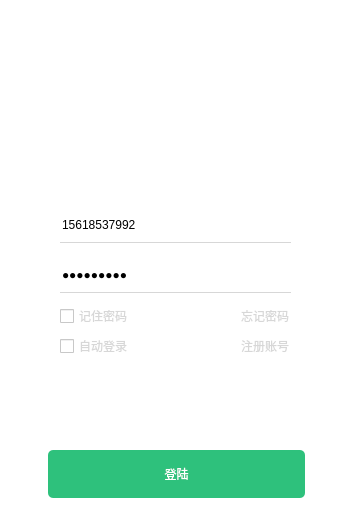
<?xml version="1.0" encoding="UTF-8"?>
<ui version="4.0">
 <class>LoginWidget</class>
 <widget class="QWidget" name="LoginWidget">
  <property name="geometry">
   <rect>
    <x>0</x>
    <y>0</y>
    <width>348</width>
    <height>520</height>
   </rect>
  </property>
  <property name="minimumSize">
   <size>
    <width>348</width>
    <height>520</height>
   </size>
  </property>
  <property name="maximumSize">
   <size>
    <width>348</width>
    <height>520</height>
   </size>
  </property>
  <property name="windowTitle">
   <string>6盘</string>
  </property>
  <property name="styleSheet">
   <string notr="true">background:rgb(255, 255, 255);
</string>
  </property>
  <widget class="QLabel" name="TitleIcon">
   <property name="geometry">
    <rect>
     <x>90</x>
     <y>0</y>
     <width>167</width>
     <height>167</height>
    </rect>
   </property>
   <property name="styleSheet">
    <string notr="true"/>
   </property>
   <property name="text">
    <string/>
   </property>
   <property name="pixmap">
    <pixmap resource="../resource.qrc">:/image/assets/icon_83.5@2x.png</pixmap>
   </property>
  </widget>
  <widget class="QLineEdit" name="userEdit">
   <property name="geometry">
    <rect>
     <x>60</x>
     <y>210</y>
     <width>231</width>
     <height>30</height>
    </rect>
   </property>
   <property name="focusPolicy">
    <enum>Qt::StrongFocus</enum>
   </property>
   <property name="styleSheet">
    <string notr="true">background:transparent;
border-width:0;
border-style:outset;</string>
   </property>
   <property name="text">
    <string>15618537992</string>
   </property>
  </widget>
  <widget class="QLineEdit" name="passwordEdit">
   <property name="geometry">
    <rect>
     <x>60</x>
     <y>260</y>
     <width>231</width>
     <height>30</height>
    </rect>
   </property>
   <property name="styleSheet">
    <string notr="true">background:transparent;border-width:0;border-style:outset</string>
   </property>
   <property name="text">
    <string>woshishei</string>
   </property>
   <property name="echoMode">
    <enum>QLineEdit::Password</enum>
   </property>
  </widget>
  <widget class="QLabel" name="label">
   <property name="geometry">
    <rect>
     <x>60</x>
     <y>242</y>
     <width>231</width>
     <height>1</height>
    </rect>
   </property>
   <property name="styleSheet">
    <string notr="true">background-color:rgb(215,215,215)</string>
   </property>
   <property name="text">
    <string/>
   </property>
  </widget>
  <widget class="QLabel" name="label_2">
   <property name="geometry">
    <rect>
     <x>60</x>
     <y>292</y>
     <width>231</width>
     <height>1</height>
    </rect>
   </property>
   <property name="styleSheet">
    <string notr="true">background-color:rgb(215,215,215)</string>
   </property>
   <property name="text">
    <string/>
   </property>
  </widget>
  <widget class="QWidget" name="layoutWidget">
   <property name="geometry">
    <rect>
     <x>60</x>
     <y>330</y>
     <width>271</width>
     <height>32</height>
    </rect>
   </property>
   <layout class="QHBoxLayout" name="horizontalLayout_2">
    <item>
     <widget class="QCheckBox" name="autoLogin">
      <property name="styleSheet">
       <string notr="true">color:rgb(215,215,215);</string>
      </property>
      <property name="text">
       <string>自动登录</string>
      </property>
     </widget>
    </item>
    <item>
     <widget class="QPushButton" name="regis">
      <property name="focusPolicy">
       <enum>Qt::NoFocus</enum>
      </property>
      <property name="styleSheet">
       <string notr="true">background:transparent;
border-width:0;
border-style:outset;
color:rgb(215,215,215);</string>
      </property>
      <property name="text">
       <string>注册账号</string>
      </property>
     </widget>
    </item>
   </layout>
  </widget>
  <widget class="QPushButton" name="Login">
   <property name="geometry">
    <rect>
     <x>48</x>
     <y>450</y>
     <width>257</width>
     <height>48</height>
    </rect>
   </property>
   <property name="styleSheet">
    <string notr="true">background:rgb(46, 193, 124);
border:none;
color:rgb(255, 255, 255);
border:1px rgb(255, 255, 255);
border-radius:5px;
</string>
   </property>
   <property name="text">
    <string>登陆</string>
   </property>
  </widget>
  <widget class="QWidget" name="layoutWidget">
   <property name="geometry">
    <rect>
     <x>60</x>
     <y>300</y>
     <width>271</width>
     <height>32</height>
    </rect>
   </property>
   <layout class="QHBoxLayout" name="horizontalLayout">
    <item>
     <widget class="QCheckBox" name="savePassword">
      <property name="styleSheet">
       <string notr="true">color:rgb(215,215,215);
selection-background-color: rgb(46, 193, 124);
</string>
      </property>
      <property name="text">
       <string>记住密码</string>
      </property>
     </widget>
    </item>
    <item>
     <widget class="QPushButton" name="forget">
      <property name="focusPolicy">
       <enum>Qt::NoFocus</enum>
      </property>
      <property name="styleSheet">
       <string notr="true">background:transparent;
border-width:0;
border-style:outset;
color:rgb(215,215,215);</string>
      </property>
      <property name="text">
       <string>忘记密码</string>
      </property>
     </widget>
    </item>
   </layout>
  </widget>
 </widget>
 <resources>
  <include location="../resource.qrc"/>
 </resources>
 <connections/>
</ui>
